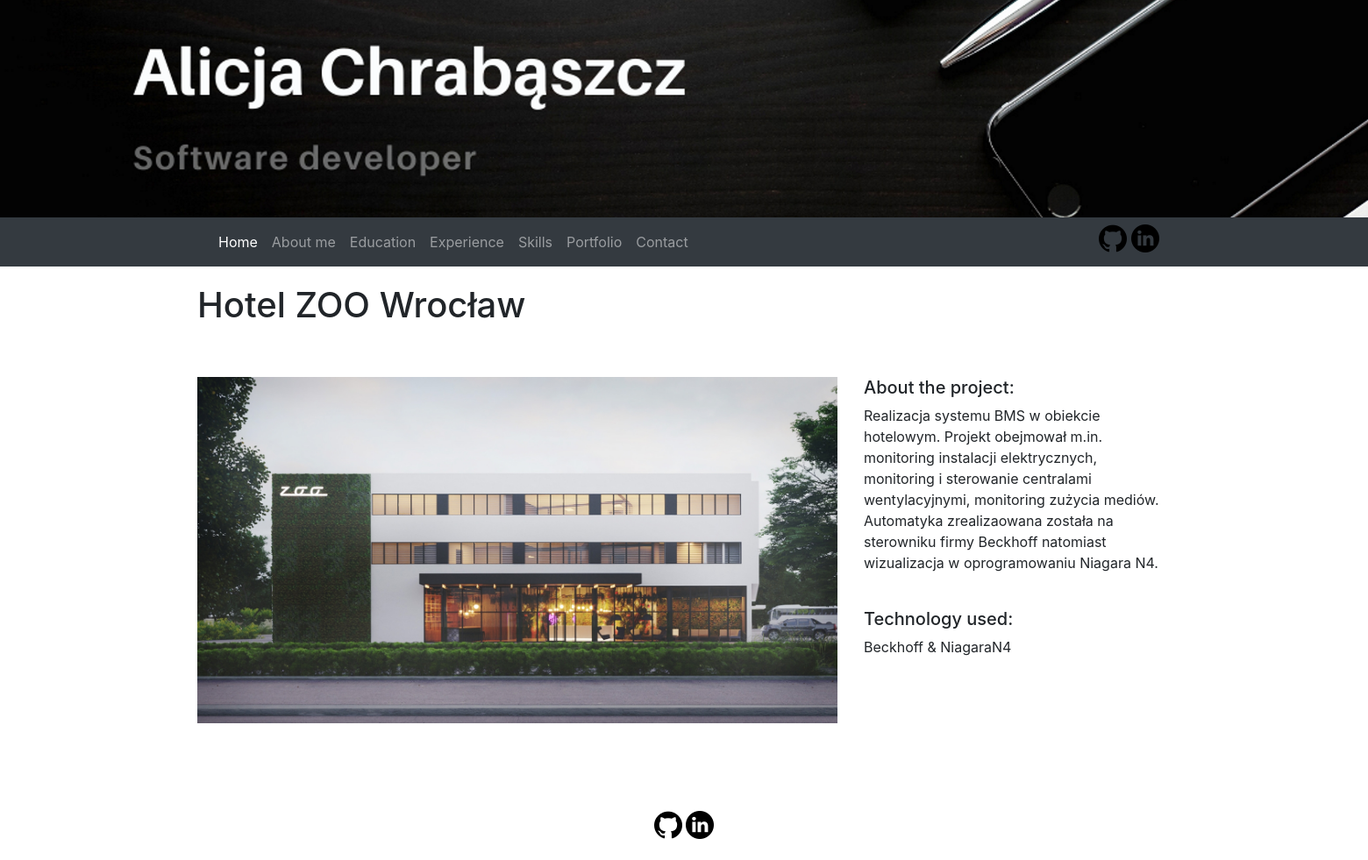
Screenshot of /projects/5/ with the database file from the repository.
### projects/models.py (models this page shows)
class Project(models.Model):
    title = models.CharField(max_length=100)
    description = models.TextField()
    technology = models.CharField(max_length=30)
    image = models.ImageField(upload_to="images", blank=True)

### projects/views.py (the view)
# urls.py: path("<int:pk>/", views.project_detail, name="project_detail"),
def project_detail(request, pk):
    project = Project.objects.get(pk=pk)
    context = {
        'project': project
    }
    return render(request, 'project_detail.html', context)

### projects/templates/project_detail.html
{% extends "base.html" %}
{% block page_content %}
<div id="header" style="padding-top: 20px">
    <h1>{{ project.title }}</h1>
</div>
<div class="row" style="padding-top: 50px">
    <div class="col-md-8">
        <img src="{{ project.image.url }}" alt="" width="100%">
    </div>
    <div class="col-md-4">
        <h5>About the project:</h5>
        <p>{{ project.description }}</p>
        <br>
        <h5>Technology used:</h5>
        <p>{{ project.technology }}</p>
    </div>
</div>
{% endblock %}

### rows the page displays
Project: title "Hotel ZOO Wrocław", image (picture), description "Realizacja systemu BMS w obiekcie hotelowym. Projekt obejmował m.in. monitoring instalacji elektrycznych, monitoring i sterowanie centralami wentylacyjnymi, monitoring zużycia mediów. Automatyka zrealizaowana została na sterowniku firmy Beckhoff natomiast wizualizacja w oprogramowaniu Niagara N4.", technology "Beckhoff & NiagaraN4"
